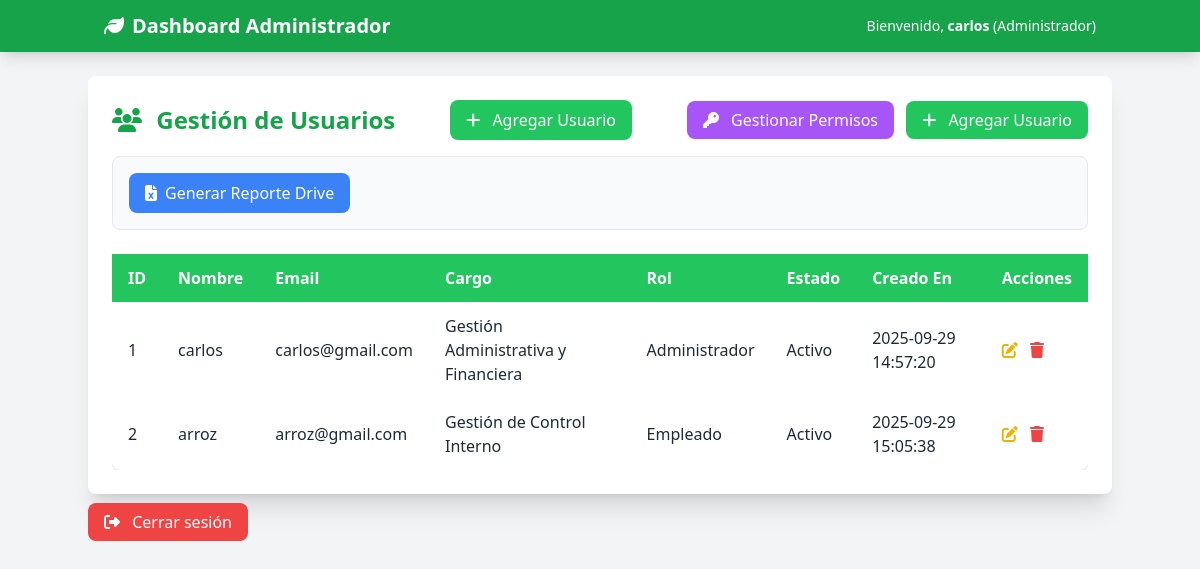
Page /administrador/dashboard.php (signed in) on the committed database.
### tables this page shows
CREATE TABLE `usuarios` (
  `id` int(11) NOT NULL,
  `nombre` varchar(100) NOT NULL,
  `cargo_id` int(11) DEFAULT NULL,
  `email` varchar(150) NOT NULL,
  `password_hash` varchar(255) NOT NULL,
  `rol_id` int(11) DEFAULT NULL,
  `estado_id` int(11) DEFAULT NULL,
  `creado_en` timestamp NOT NULL DEFAULT current_timestamp()
);

CREATE TABLE `cargos` (
  `id` int(11) NOT NULL,
  `nombre` varchar(100) NOT NULL
);

CREATE TABLE `roles` (
  `id` int(11) NOT NULL,
  `nombre` varchar(50) NOT NULL,
  `descripcion` text DEFAULT NULL
);

### administrador/dashboard.php (the view, shortened to what this page needs)
<?php
$conn = new mysqli('localhost', 'root', '', 'proyecto_gestion', '3306');
?>
<!DOCTYPE html>
<html lang="es">
<head>
    <script src="https://cdn.tailwindcss.com"></script>
    <link href="https://cdnjs.cloudflare.com/ajax/libs/font-awesome/6.4.0/css/all.min.css" rel="stylesheet">
</head>
<body class="bg-gray-100 font-sans text-gray-800">
    <nav class="bg-green-600 shadow-lg">
        <div class="container mx-auto px-4 py-3 flex justify-between items-center">
            <div>
                <a class="text-white text-xl font-bold flex items-center" href="#">
                    <i class="fas fa-leaf mr-2"></i> Dashboard Administrador
                </a>
            </div>
            <div class="text-white text-sm">
                <span>Bienvenido, <strong><?php echo htmlspecialchars($_SESSION['usuario_nombre']); ?></strong> (<?php echo htmlspecialchars($_SESSION['usuario_rol_nombre'] ?? 'Administrador'); ?>)</span>
            </div>
        </div>
    </nav>
    <div class="container mx-auto mt-6 p-6 bg-white rounded-lg shadow-xl">
        <div class="flex justify-between items-center mb-4">
            <h4 class="text-2xl font-semibold text-green-600"><i class="fas fa-users mr-2"></i> Gestión de Usuarios</h4>
            <a href="?action=add" class="bg-green-500 text-white px-4 py-2 rounded-lg hover:bg-green-600 transition"><i class="fas fa-plus mr-2"></i> Agregar Usuario</a>
            <div>
                <a href="permisos.php" class="bg-purple-500 text-white px-4 py-2 rounded-lg hover:bg-purple-600 transition mr-2"><i class="fas fa-key mr-2"></i> Gestionar Permisos</a>
                <a href="?action=add" class="bg-green-500 text-white px-4 py-2 rounded-lg hover:bg-green-600 transition"><i class="fas fa-plus mr-2"></i> Agregar Usuario</a>
            </div>
        </div>
        <div class="mb-6 p-4 bg-gray-50 border border-gray-200 rounded-lg">
            <a href="?action=generate_report" class="bg-blue-500 text-white px-4 py-2 rounded-lg hover:bg-blue-600 transition inline-flex items-center"><i class="fas fa-file-excel mr-2"></i> Generar Reporte Drive</a>
        </div>
        <div class="overflow-x-auto">
            <table class="w-full bg-white rounded-lg shadow">
                <thead class="bg-green-500 text-white">
                    <tr>
                        <th class="py-3 px-4 text-left">ID</th>
                        <th class="py-3 px-4 text-left">Nombre</th>
                        <th class="py-3 px-4 text-left">Email</th>
                        <th class="py-3 px-4 text-left">Cargo</th>
                        <th class="py-3 px-4 text-left">Rol</th>
                        <th class="py-3 px-4 text-left">Estado</th>
                        <th class="py-3 px-4 text-left">Creado En</th>
                        <th class="py-3 px-4 text-left">Acciones</th>
                    </tr>
                </thead>
                <tbody>
                    <?php
                    $result = $conn->query("SELECT u.id, u.nombre, u.email, c.nombre AS cargo, r.nombre AS rol, u.estado_id, u.creado_en
                                            FROM usuarios u
                                            LEFT JOIN cargos c ON u.cargo_id = c.id
                                            LEFT JOIN roles r ON u.rol_id = r.id");
                    while ($row = $result->fetch_assoc()) {
                        echo "<tr class='hover:bg-gray-50'>
                                <td class='py-3 px-4'>{$row['id']}</td>
                                <td class='py-3 px-4'>{$row['nombre']}</td>
                                <td class='py-3 px-4'>{$row['email']}</td>
                                <td class='py-3 px-4'>" . ($row['cargo'] ?? 'Sin cargo') . "</td>
                                <td class='py-3 px-4'>{$row['rol']}</td>";
                        $estado_texto = $row['estado_id'] == 1 ? 'Activo' : 'Inactivo';
                        echo "  <td class='py-3 px-4'>" . $estado_texto . "</td>
                                <td class='py-3 px-4'>{$row['creado_en']}</td>
                                <td class='py-3 px-4'>
                                    <a href='?action=edit&id={$row['id']}' class='text-yellow-500 hover:text-yellow-600 mr-2'><i class='fas fa-edit'></i></a>
                                    <a href='?action=delete&id={$row['id']}' class='text-red-500 hover:text-red-600' onclick='return confirm(\"¿Estás seguro de eliminar este usuario?\")'><i class='fas fa-trash'></i></a>
                                </td>
                              </tr>";
                    }
                    ?>
                </tbody>
            </table>
        </div>
    </div>
    <div class="container mx-auto mt-4">
        <a href="../login/logout.php" class="bg-red-500 text-white px-4 py-2 rounded-lg hover:bg-red-600 transition">
            <i class="fas fa-sign-out-alt mr-2"></i> Cerrar sesión
        </a>
    </div>
</body>
</html>

### rows in the picture
usuarios: id "1", nombre "carlos", email "carlos@gmail.com", cargo.nombre "Gestión Administrativa y Financiera", rol.nombre "Administrador", estado "Activo", creado_en "2025-09-29 14:57:20"
usuarios: id "2", nombre "arroz", email "arroz@gmail.com", cargo.nombre "Gestión de Control Interno", rol.nombre "Empleado", estado "Activo", creado_en "2025-09-29 15:05:38"

### other values in the picture
$_SESSION['usuario_nombre'] "carlos"
$_SESSION['usuario_rol_nombre'] "Administrador"
